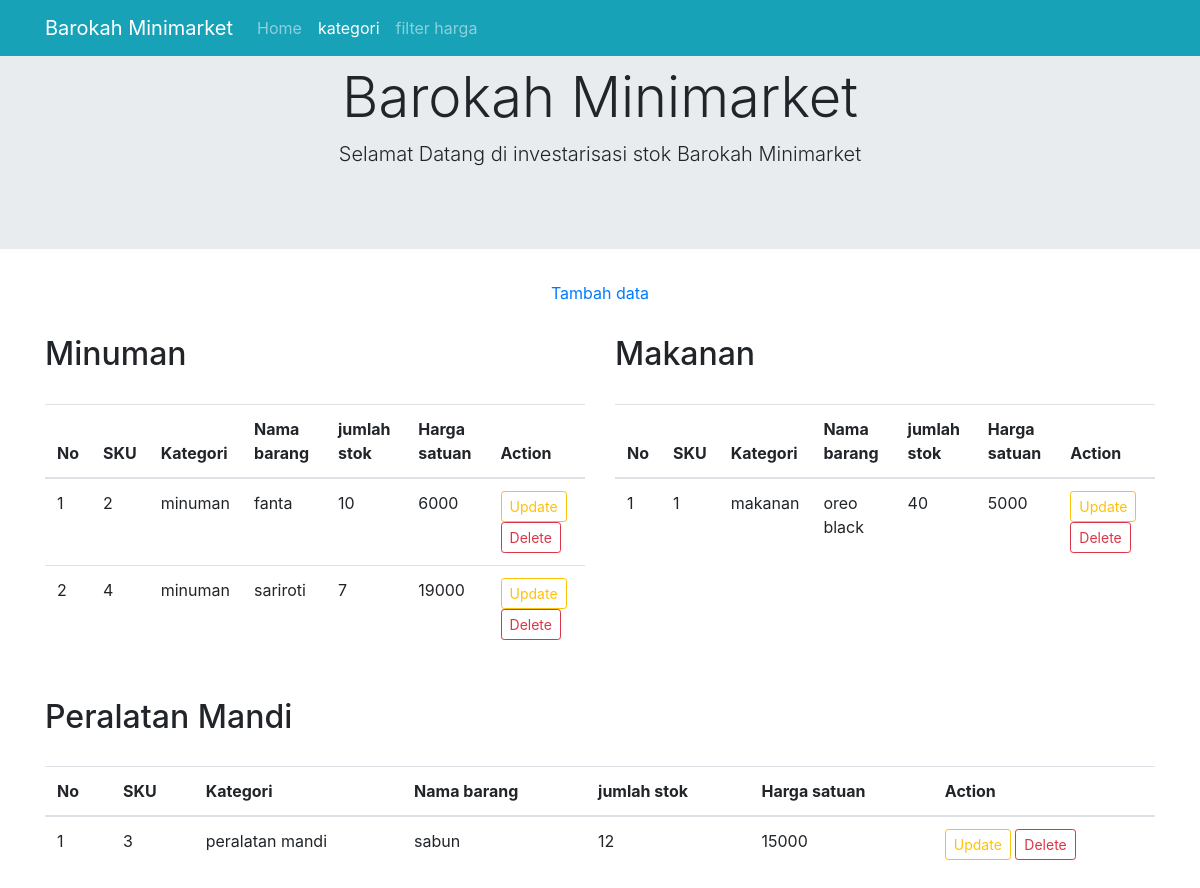
The page /kategori.php on the database its author committed.
### tables this page shows
CREATE TABLE `barang` (
  `sku` int(11) NOT NULL,
  `id_kategori` int(11) NOT NULL,
  `nama_barang` varchar(75) NOT NULL,
  `jumlah_stok` int(11) NOT NULL,
  `harga_satuan` decimal(10,0) NOT NULL
);

### conn.php (called while the page is built, shortened)
<?php
function connection(){
	$dbServer = 'localhost';
   $dbUser = 'root';
   $dbPass = '';
   $dbName = "stok_barang";
   $conn=  mysqli_connect($dbServer,$dbUser,$dbPass,$dbName);
   mysqli_select_db($conn,$dbName);
   return $conn;
}
?>

### kategori.php (the view, shortened to what this page needs)
<?php
include('conn.php');
?>
<!doctype html>
<html lang="en">
  <head>
    <link rel="stylesheet" href="https://cdn.jsdelivr.net/npm/bootstrap@4.5.3/dist/css/bootstrap.min.css">
  </head>
  <body>
    <nav class="navbar fixed-top navbar-expand-lg navbar-dark bg-info">
      <div class="container">
      <a class="navbar-brand" href="#">Barokah Minimarket</a>
      <div class="collapse navbar-collapse" id="navbarNavAltMarkup">
        <div class="navbar-nav">
          <a class="nav-link" href="<?php echo "index.php"; ?>">Home <span class="sr-only">(current)</span></a>
          <a class="nav-link active" href=kategori.php>kategori</a>
          <a class="nav-link" href=filterHarga.php>filter harga</a>
        </div>
      </div>
      </div>
</nav>
<div class="jumbotron jumbotron-fluid">
  <div class="container text-center">
    <h1 class="display-4 ">Barokah Minimarket</h1>
    <p class="lead">Selamat Datang di investarisasi stok Barokah Minimarket</p>
  </div>
</div>
<div class="container text-center">
      <a href="form.php">Tambah data</a>
    </div>
  <div class="container">
  <div class="row">
    <div class="col">
          <h2 style="margin: 30px 0 30px 0;">Minuman</h2>
            <table class="table">
              <thead>
                <tr>
                  <th>No</th>
                  <th>SKU</th>
                  <th>Kategori</th>
                  <th>Nama barang</th>
                  <th>jumlah stok</th>
                  <th>Harga satuan</th>
                  <th>Action</th>
                </tr>
              </thead>
              <tbody>
                <?php
                  $query = "SELECT * FROM barang WHERE id_kategori=1";
                  $result = mysqli_query(connection(),$query);
                  $no=1;
                 ?>
                 <?php while($data = mysqli_fetch_array($result)): ?>
                  <tr>
                    <td><?php echo $no++;?></td>
                    <td><?php echo $data['sku'];  ?></td>
                    <td>
                      <?php
                          if ($data['id_kategori'] == '1'){
                            echo "minuman";
                          }
                          elseif($data['id_kategori']== '2'){
                            echo "makanan";
                          }
                          else{
                            echo "peralatan mandi";
                          }
                      ?>
                    </td>
                    <td><?php echo $data['nama_barang'];  ?></td>
                    <td><?php echo $data['jumlah_stok'];  ?></td>
                    <td><?php echo $data['harga_satuan'];  ?></td>
                    <td>
                      <a href="update.php?sku=<?php echo $data['sku'] ?>" class="btn btn-outline-warning btn-sm" > Update</a>
                      <a href="delete.php?sku=<?php echo $data['sku'] ?>"class="btn btn-outline-danger btn-sm"> Delete</a>
                    </td>
                  </tr>
                 <?php endwhile ?>
              </tbody>
            </table>
          </div>
<div class="col">
          <h2 style="margin: 30px 0 30px 0;">Makanan</h2>
            <table class="table">
              <thead>
                <tr>
                  <th>No</th>
                  <th>SKU</th>
                  <th>Kategori</th>
                  <th>Nama barang</th>
                  <th>jumlah stok</th>
                  <th>Harga satuan</th>
                  <th>Action</th>
                </tr>
              </thead>
              <tbody>
                <?php
                  $query = "SELECT * FROM barang WHERE id_kategori=2";
                  $result = mysqli_query(connection(),$query);
                  $no=1;
                 ?>
                 <?php while($data = mysqli_fetch_array($result)): ?>
                  <tr>
                    <td><?php echo $no++;?></td>
                    <td><?php echo $data['sku'];  ?></td>
                    <td>
                      <?php
                          if ($data['id_kategori'] == '1'){
                            echo "minuman";
                          }
                          elseif($data['id_kategori']== '2'){
                            echo "makanan";
                          }
                          else{
                            echo "peralatan mandi";
                          }
                      ?>
                    </td>
                    <td><?php echo $data['nama_barang'];  ?></td>
                    <td><?php echo $data['jumlah_stok'];  ?></td>
                    <td><?php echo $data['harga_satuan'];  ?></td>
                    <td>
                      <a href="update.php?sku=<?php echo $data['sku'] ?>" class="btn btn-outline-warning btn-sm" > Update</a>
                      <a href="delete.php?sku=<?php echo $data['sku'] ?>"class="btn btn-outline-danger btn-sm"> Delete</a>
                    </td>
                  </tr>
                 <?php endwhile ?>
              </tbody>
            </table>
          </div>
<div class="col">
          <h2 style="margin: 30px 0 30px 0;">Peralatan Mandi</h2>
            <table class="table">
              <thead>
                <tr>
                  <th>No</th>
                  <th>SKU</th>
                  <th>Kategori</th>
                  <th>Nama barang</th>
                  <th>jumlah stok</th>
                  <th>Harga satuan</th>
                  <th>Action</th>
                </tr>
              </thead>
              <tbody>
                <?php
                  $query = "SELECT * FROM barang WHERE id_kategori=3";
                  $result = mysqli_query(connection(),$query);
                  $no=1;
                 ?>
                 <?php while($data = mysqli_fetch_array($result)): ?>
                  <tr>
                    <td><?php echo $no++;?></td>
                    <td><?php echo $data['sku'];  ?></td>
                    <td>
                      <?php
                          if ($data['id_kategori'] == '1'){
                            echo "minuman";
                          }
                          elseif($data['id_kategori']== '2'){
                            echo "makanan";
                          }
                          else{
                            echo "peralatan mandi";
                          }
                      ?>
                    </td>
                    <td><?php echo $data['nama_barang'];  ?></td>
                    <td><?php echo $data['jumlah_stok'];  ?></td>
                    <td><?php echo $data['harga_satuan'];  ?></td>
                    <td>
                      <a href="update.php?sku=<?php echo $data['sku'] ?>" class="btn btn-outline-warning btn-sm" > Update</a>
                      <a href="delete.php?sku=<?php echo $data['sku'] ?>"class="btn btn-outline-danger btn-sm"> Delete</a>
                    </td>
                  </tr>
                 <?php endwhile ?>
              </tbody>
            </table>
          </div>
        </div>
      </div>
  </body>
</html>

### rows shown on the page
barang: sku "2", shows "minuman", nama_barang "fanta", jumlah_stok "10", harga_satuan "6000"
barang: sku "4", shows "minuman", nama_barang "sariroti", jumlah_stok "7", harga_satuan "19000"
barang: sku "1", shows "makanan", nama_barang "oreo black", jumlah_stok "40", harga_satuan "5000"
barang: sku "3", shows "peralatan mandi", nama_barang "sabun", jumlah_stok "12", harga_satuan "15000"
